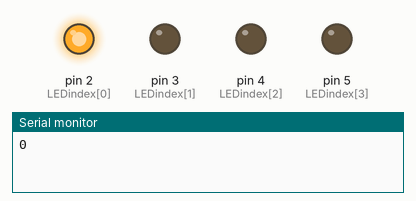
Recording of a sketch running on a simulated Arduino Uno, built with avr-gcc and run on an emulated ATmega328P. Shown: output pins drawn as LEDs (lit = HIGH), the last lines printed to the serial monitor.

Above: at 0.12 s.
At 1.12 s:
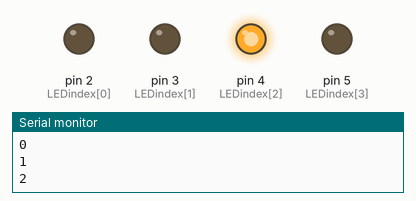
At 1.62 s:
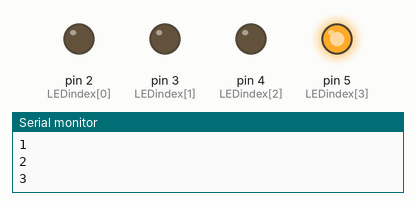
At 2.62 s:
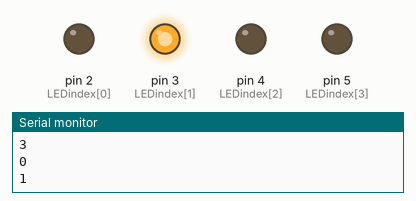
At 4.37 s:
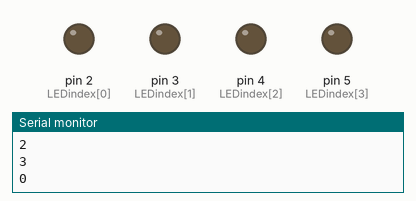
Timing chart, 0 to 4.7 s (numbered marks = the images above):
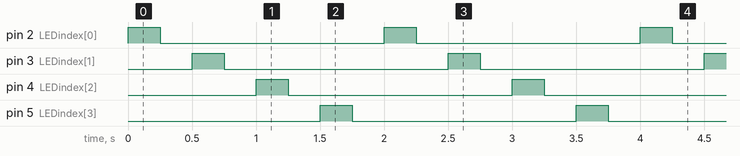

The sketch:

As_5.ino
```cpp
void setup() {
  Serial.begin(9600);
  pinMode(2, OUTPUT);
  pinMode(3, OUTPUT);
  pinMode(4, OUTPUT);
  pinMode(5, OUTPUT);
}

void loop() {
  int d_time = 250;
  int LEDindex[] = {2,3,4,5};
  int i=0;
  for (i=0;i<4;i++){
    Serial.println(i);
    digitalWrite(LEDindex[i], HIGH);
    delay(d_time);
    digitalWrite(LEDindex[i], LOW);
    delay(d_time);
  }
  for (i=2;i<0;i--){
    Serial.println(i);
    digitalWrite(LEDindex[i], HIGH);
    delay(d_time);
    digitalWrite(LEDindex[i], LOW);
    delay(d_time);
  }
}
```

Measured:
- by itself, pin 2 (LEDindex[0]), pin 3 (LEDindex[1]), pin 4 (LEDindex[2]), pin 5 (LEDindex[3]): alternates HIGH for 0.25 s and LOW for 1.8 s
- by itself, everything shown: repeats every 2.0 s, in 8 steps
